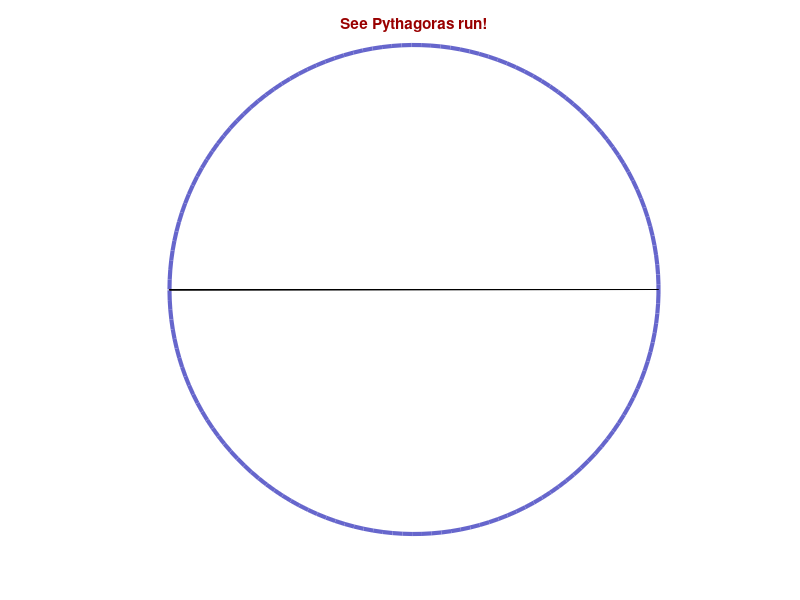

Here is the MATLAB script that generated this plot:
c = -pi:.04:pi;
cx = cos(c);
cy = -sin(c);
figure('color','white');
axis off, axis equal
line(cx, cy, 'color', [.4 .4 .8],'LineWidth',3);
title('See Pythagoras run!','Color',[.6 0 0])
hold on
x = [-1 0 1 -1];
y =   [0 0 0 0];
ht = area(x,y,'facecolor',[.6 0 0]);
for j = 1:length(c)
    x(2) = cx(j);
    y(2) = cy(j);
    set(ht,'XData',x)
    set(ht,'YData',y)
    drawnow
end